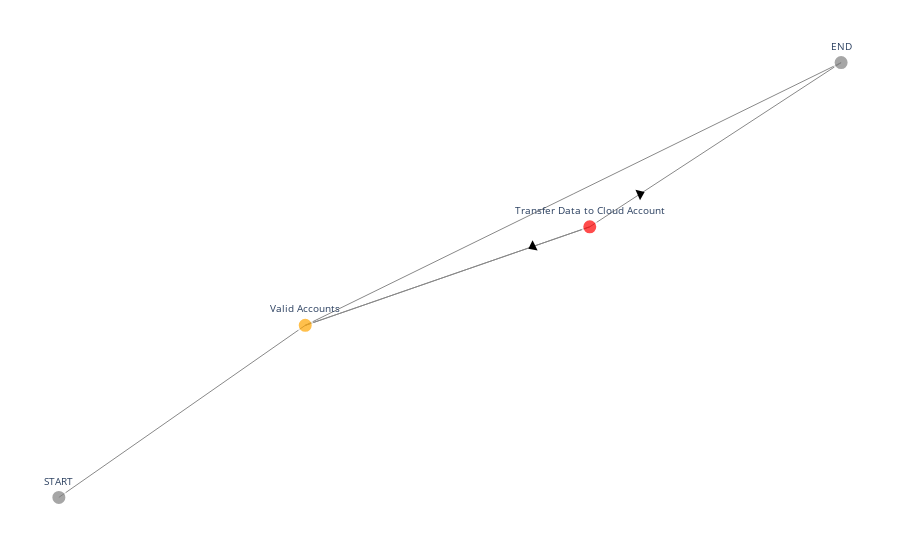

Notebook code cell kept with this figure:
### Code cell
df = dataset["train", 49860].filter(pl.col("IncidentGrade") == "TruePositive")

df.with_columns(
    pl.max_horizontal(
        pl.col("is_preparation_alert").cast(int),
        pl.col("is_intrusion_alert").cast(int)*2,
        pl.col("is_compromise_alert").cast(int)*4
    ).alias("phase")
).select(
    [
        pl.col("Timestamp"),
        pl.col("MitreTechniques"),
        pl.col("is_preparation_alert"),
        pl.col("is_intrusion_alert"),
        pl.col("is_compromise_alert"),
        pl.col("phase"),
    ]
).write_csv("sample.csv")
# df.head()

# df.write_excel("sample.xlsx")
visualize_scenario(df, drop_subtechnique=True)

### Figure 1 — Plotly figure (JSON) as saved in the notebook; plotly's stock layout.template omitted (floating-point values rounded to 4 significant figures)
{"data": [{"hoverinfo": "none", "line": {"color": "#888", "width": 1}, "mode": "lines", "type": "scatter", "x": [41.6, 121.8, 296.1, 214.3, 121.8, 214.3, 121.8, 121.8, 214.3, 214.3], "y": [18, 73.97, 159.5, 106.0, 73.97, 106.0, 73.97, 73.97, 106.0, 106.0]}, {"hoverinfo": "text", "hovertext": [null, null, "phase: Intrusion, phasenum: 1 1 0<br>tactic: Defense Evasion, Initial Access, Persistence, Privilege Escalation<br>Technique: fValid Accounts(T1078)", "phase: Compromise, phasenum: 0 0 1<br>tactic: Exfiltration<br>Technique: fTransfer Data to Cloud Account(T1537)"], "marker": {"color": ["gray", "gray", "orange", "red"], "colorscale": [[0, "rgb(12,51,131)"], [0.25, "rgb(10,136,186)"], [0.5, "rgb(242,211,56)"], [0.75, "rgb(242,143,56)"], [1, "rgb(217,30,30)"]], "line": {"width": 2}, "reversescale": false, "showscale": false, "size": [15, 15, 15, 15]}, "mode": "markers+text", "text": ["START", "END", "Valid Accounts", "Transfer Data to Cloud Account"], "textposition": "top center", "type": "scatter", "x": [41.6, 296.1, 121.8, 214.3], "y": [18, 159.5, 73.97, 106.0]}, {"hoverinfo": "none", "marker": {"angleref": "previous", "color": "black", "size": 10, "symbol": "triangle-up"}, "mode": "markers", "type": "scatter", "x": [105.7, 230.7, 195.8], "y": [62.78, 116.7, 99.63]}], "layout": {"font": {"size": 10}, "hovermode": "closest", "margin": {"b": 10, "l": 5, "r": 5, "t": 10}, "paper_bgcolor": "rgba(0,0,0,0)", "plot_bgcolor": "rgba(0,0,0,0)", "showlegend": false, "xaxis": {"scaleanchor": "y", "scaleratio": 1, "showgrid": false, "showticklabels": false, "zeroline": false}, "yaxis": {"scaleanchor": "x", "scaleratio": 1, "showgrid": false, "showticklabels": false, "zeroline": false}}}
